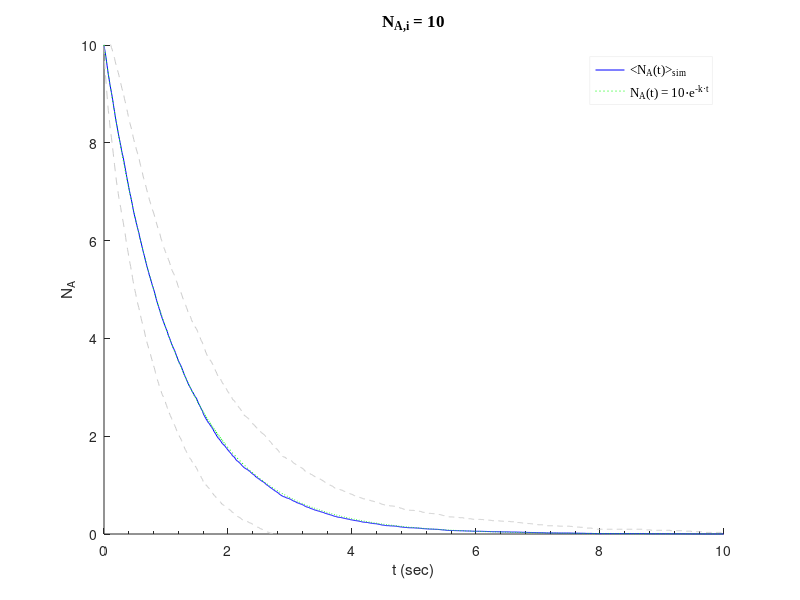
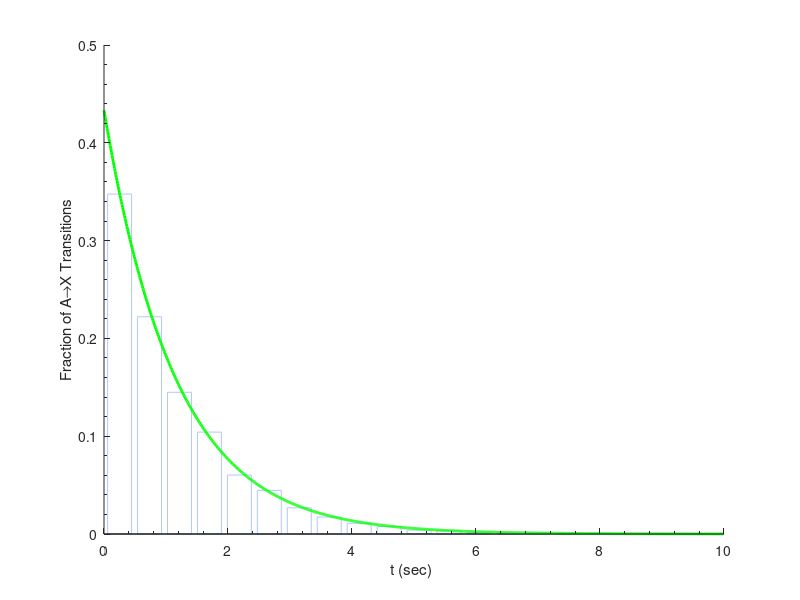

Recreate these plots in MATLAB, in order. (Note: this script raises an error after producing the figures.)
%  A --> B  ; Simulating 1st order kinetics. Considering individual agents.

% Author: Alex Plakantonakis,   Copyright (c) 2019
% License: GNU GPLv3

clear; clc;             tic
rng(0);

% Assume constant time step increment (sec)
dt = 0.01;
totalTime = 10;                                 % Simulation time (sec)
t_steps = totalTime / dt;
time = 0:dt:totalTime-dt;

agents = 10;                                    % Initial number of A agents
lambda = 0.8;                   
k = log(2)/lambda;

reps = 1000;                                      % Number of times to repeat experiment

% k_calc = zeros(size(dt_array,2),n);
S = zeros(reps,t_steps);                        % To monitor population size
extt = zeros(reps,agents);                     % To monitor extinction time of agents

for n = 1:reps

    A = ones(1,agents);      
    S(n,1) = agents;
    P = zeros(1,t_steps);
    
    for t = 2:t_steps
        
        tempA = find(A==1);                     % find "alive" A agents
        
        for i = 1:size(tempA,2)
                
                P(t) = 1 - 2^(-dt/lambda);      % P from integrated rate law
%                     P(t) = k*dt;              % P from differential rate law

                if rand < P(t)                  % **** check probability condition ****
                    A(tempA(i)) = 0;            % agent dies
                    extt(n,tempA(i)) = time(t);        
                end         
                
        end                 % 'for i' loop
        
        S(n,t) = sum(A);
                
    end                     % 'for t' loop
    
%     k_calc(y,x) = FitCurve_exp_FixA(time',S',agents);
end                         % 'for n' loop

avg = mean(S);                          sdev = std(S);
y_theory = agents * exp(-k .* time);

%% Remove zeros from extt (zeros represent agents that didn't die within totalTime)
for z=1:agents
    extt_zeros = find(extt(:,z)==0);
    for a = 1:size(extt_zeros,1)
        extt(extt_zeros(a),z) = NaN;
    end
end
extt = reshape(extt,[],1);                      % Reshape into column vector

%% Plot results
figure;
p1 = plot(time,avg,'b');           hold on;
p2 = plot(time,avg+sdev,'k','LineStyle','--','Color',[0.8 0.8 0.8]);
p3 = plot(time,avg-sdev,'k','LineStyle','--','Color',[0.8 0.8 0.8]);
p4 = plot(time,y_theory,':g');

title(['N_{A,i} = ' num2str(agents)],'FontName','Times New Roman','FontSize',12);
axis([0 totalTime 0 agents]);
set(gca,'XMinorTick','on','Box','off');
xlabel('t (sec)');                      ylabel('N_A');

leg0 = legend([p1 p4],'<N_A(t)>_{sim}','N_A(t) = 10\cdote^{-k\cdott}');
set(leg0,'FontName','Times New Roman','FontSize',9,...
    'EdgeColor',[0.95 0.95 0.95],'Location','NorthEast');       

% hgsave(['o1_TCdev_A=' num2str(agents) '.fig']);
%% Plot Extinction time distribution 
bins = 20;

figure;
% hist(extt);                                   % histogram for all agents
% h = findobj(gca,'Type','patch');              % use set(h(1),...) commands below to customize

[num1, c1] = hist(extt,bins);                   % obtain histogram data
Num1 = num1 / (reps*agents);                    % Normalize

b = bar(c1',Num1');                                             hold on;
set(b(1),'FaceColor','flat','EdgeColor',[0.70 0.78 1]);  

exp_PDF1 = 1 / (bins/totalTime) * k * exp(- k .* time);
% PDFs need to be adjusted for the number of bins in the histogram
% in order to obtain proper fits. Adjustment: divide by (bins/totalTime)

plot(time,exp_PDF1,'-','Color','g','LineWidth',2);

% *** Use curve-fitting to verify Exponential Dist PDF. ***
% [est1,y_fit1] = FitCurve_exp_Fixk(c1',Num1',k);       % fit for fixed k
% [est1,y_fit1] = FitCurve_exp(c1',Num1');
% * Graph Fits *
% plot(c1,y_fit1,'-','Color',[0.15 0.15 1],'LineWidth',1);
% *********************************************************

set(gca,'XMinorTick','on','YMinorTick','on','Box','off');
% set(gca,'XTick',[0 1 2 3 4 5 6 7 8 9 10]);
xlabel('t (sec) ');             ylabel('Fraction of A\rightarrowX Transitions');

% leg1 = legend(['Subspecies A1, k_{A1} = ' num2str(k_sub(1)) ' sec^{-1}']);
% set(leg1,'FontName','Times New Roman','FontSize',9,...
%     'EdgeColor',[0.95 0.95 0.95],'Location','NorthEast');    

% Coefficients of Determination R^2 for histogram fits to exponential dist PDF.
exp_PDF1d = 1 / (bins/totalTime) * k * exp(- k * c1);       % Discretize exp PDF

disp(['R^2 = ' num2str(CoefDet(Num1,exp_PDF1d))]);

% ** Note: the distribution is the same no matter what the initial population is. **
%% Finish
toc
clear a i t x z p* leg* P A tempA;
save(['o1_A=' num2str(agents) '_extt.mat']);
